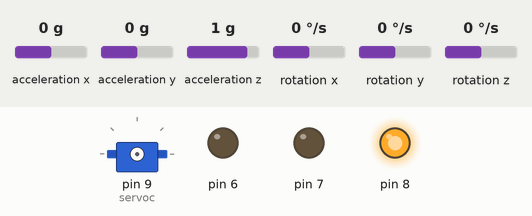
A sketch run on a simulated Arduino Uno, built with avr-gcc and run on an emulated ATmega328P. On the bench: servo, output pins drawn as LEDs (lit = HIGH). Dashed ring = blinking. The inputs (shaded band) are chosen by the test bench; at power-on: rotation z 0 °/s, acceleration x 0 g, acceleration y 0 g, acceleration z 1 g, rotation x 0 °/s, rotation y 0 °/s. Storage starts empty.

Above: at 0.1 s.
At 10.2 s:
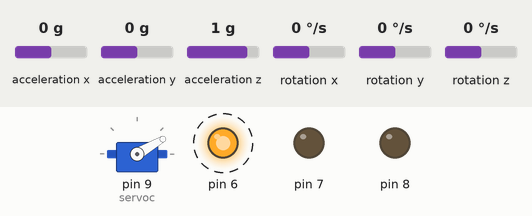
10.3 s: rotation z set to -22 °/s
13.3 s: rotation z set to -25 °/s
At 13.73 s:
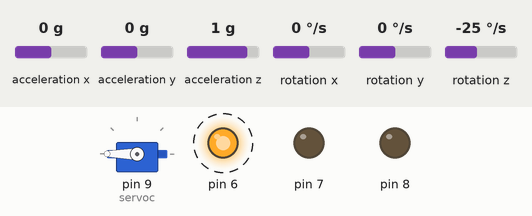
Timing chart, 0 to 22.3 s (numbered marks = the images above; inputs shaded):
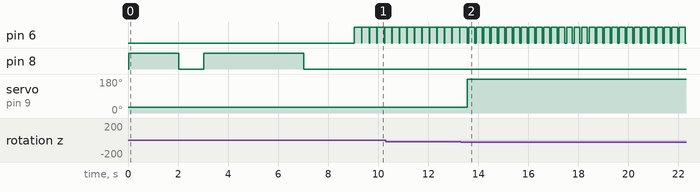

The sketch:

ascia_sys.ino
```cpp
// include librerie per i2c e gestione mpu
#include <Wire.h>
#include <MPU6050_tockn.h>

// libreria gestione servocomando
#include <Servo.h>

// librerie gestione interfaccia SPI e SD
#include <SPI.h>
#include <SD.h>
//##########################################################################

// creo oggetto per mpu
MPU6050 mpu6050(Wire);

// creazione oggetti
Servo servoc;

// creazione oggetto file
File file;

// define
constexpr char logFileName[] = "datalog.txt";

void setup() {
  //pinmode
  pinMode(6, OUTPUT);
  pinMode(8, OUTPUT);
  pinMode(7, OUTPUT);

  //  check connessione SD
  if (!SD.begin(10)) {
    digitalWrite(6, HIGH);
    while(1);
  }

  // check esistenza file, in caso lo elimino
  if (SD.exists(logFileName)) {
    SD.remove(logFileName);
    digitalWrite(7, HIGH);
    delay(2000);
  }
  digitalWrite(7, LOW);

  digitalWrite(8, HIGH);
  //  creo file in modalità WRITE
  file = SD.open(logFileName, FILE_WRITE);
  file.println("coordinate inclinazione x y z");
  delay(2000);
  digitalWrite(8, LOW);
  delay(1000);

  // inizializzo i2c ed mpu
  digitalWrite(8, HIGH);
  Wire.begin();
  mpu6050.begin();
  // taro mpu
  mpu6050.calcGyroOffsets(true);
  delay(1000);
  digitalWrite(8, LOW);
  file.close();

  // inizializzo pin servo e posizione
  servoc.attach(9);
  servoc.write(30);
  delay(2000);
}

//##########################################################################
// definizione di altre varibili
unsigned long dt, t1=0;
float x, y, z;

void loop() {
  // update del mpu6050
  mpu6050.update();
  digitalWrite(6, HIGH);
  // prendo dati ogni 0.2 sec
  dt = millis() - t1;
  if (dt >= 300) {
    t1 = millis();
    digitalWrite(6, LOW);

    // estraggo dati angoli lungo le coordinate
    x = mpu6050.getAngleX();
    y = mpu6050.getAngleY();
    z = mpu6050.getAngleZ();

    // converto dati numerici in stringa
    String coord = String(x,1) + " " + String(y,1) + " " + String(z,1) +" ";

    // stampo i numeri nel file
    file = SD.open(logFileName, FILE_WRITE);
    file.print(coord.c_str());
    file.println(t1, DEC);

    // check inclinazione, in caso positivo attivo il servocomando
    if (z > 70 || z < -70) {
      servoc.write(180);
      file.println("APERTURA PARACADUTE");
      delay(50);
    }
    file.close();
  }
}
```

Measured:
- the behaviour switches between -24 and -25 °/s on rotation z (found by bisection; images 1 and 2)
- after the input at 13.3 s, servo on pin 9 (servoc): 30° → 180° after 0.26 s instead of 0.56 s
- by itself, pin 6: alternates HIGH for 0.24 s and LOW for 0.06 s
